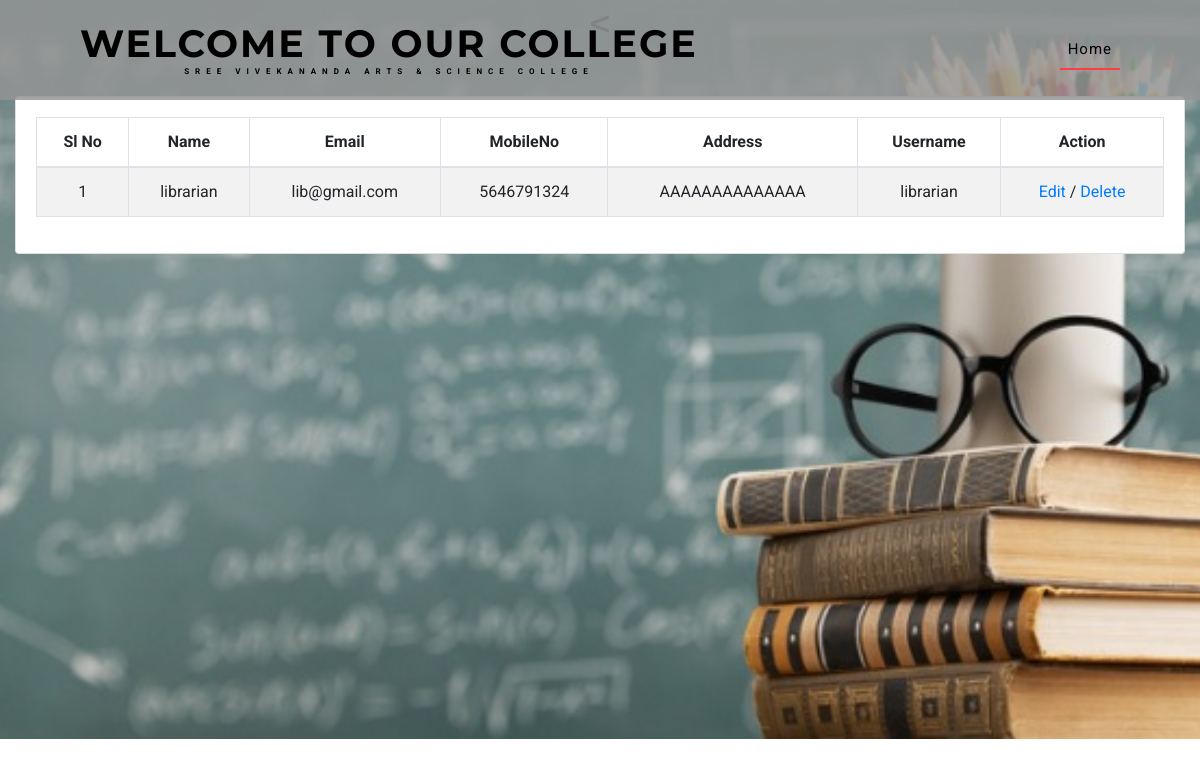
Page /view_lib.php (signed in) on the committed database.
### tables this page shows
CREATE TABLE `tbl_librarian` (
  `lib_id` int(11) NOT NULL,
  `login_id` int(11) NOT NULL,
  `lib_name` varchar(20) NOT NULL,
  `lib_email` varchar(20) NOT NULL,
  `lib_address` varchar(20) NOT NULL,
  `lib_phone` varchar(20) NOT NULL
);

### view_lib.php (the view, shortened to what this page needs)
<?php
include('connect.php');
$query_ret = mysqli_query($con, "SELECT * FROM tbl_librarian JOIN login_tb ON login_tb.login_id=tbl_librarian.login_id ");
?>
<!DOCTYPE html>
<html lang="zxx">
<head>
    <link href="css/bootstrap.css" type="text/css" rel="stylesheet" media="all">
    <link href="css/style.css" type="text/css" rel="stylesheet" media="all">
	<link rel="stylesheet" href="css/owl.theme.css" type="text/css" media="all">
	<link rel="stylesheet" href="css/owl.carousel.css" type="text/css" media="screen" property="" />
    <link href="css/fontawesome-all.min.css" rel="stylesheet">
</head>
<body>
    <div class="banner1">
        <header>
            <nav class="navbar navbar-expand-lg navbar-light bg-gradient-secondary pt-3">
               <h1><a class="navbar-brand" href="index.php">WELCOME TO OUR COLLEGE
							<span> Sree Vivekananda Arts & Science College</span>
						</a></h1>
                <div class="collapse navbar-collapse" id="navbarSupportedContent">
                    <ul class="navbar-nav ml-auto">
								<li class="nav-item active">
									<a class="nav-link" href="officestaff.php">Home
									</a>
								</li>
					</ul>
				</div>
			</nav>
        </header>
<h1 align="center"><</h1></br></br>
<section class="content">
      <div class="container-fluid">
        <div class="card">
            <div class="card-body">
<table id="category_table" class="table table-bordered table-striped">
                <thead>
                <tr>
                  <th style="text-align: center;">Sl No</th>
                  <th style="text-align: center;">Name</th>
                  <th style="text-align: center;">Email</th>
                  <th style="text-align: center;">MobileNo</th>
                  <th style="text-align: center;">Address</th>
                  <th style="text-align: center;">Username</th>
                  <th style="text-align: center;">Action</th>
                </tr>
                </thead>
                <tbody>
                <?php $i = 0; while($data = mysqli_fetch_assoc($query_ret))
                {
                  $i++;
                ?>
                <tr>
                  <td align="center"><?php echo $i; ?></td>
                  <td align="center"><?php echo $data['lib_name']; ?></td>
                  <td align="center"><?php echo $data['lib_email']; ?></td>
                  <td align="center"><?php echo $data['lib_phone']; ?></td>
                  <td align="center"><?php echo $data['lib_address']; ?></td>
                  <td align="center"><?php echo $data['username']; ?></td>
                  <td align="center"><a href="edit_lib.php?sc_id=<?php echo $data['login_id']; ?>">Edit</a> / <a href="delete_lib.php?sd_id=<?php echo $data['login_id']; ?>" onclick="return confirm('Do you want to delete?');" >Delete</a></td>
                </tr>
                <?php } ?>
              </tbody>
            </table>
             </div>
        </div>
      </div>
    </section>
</body>
</html>

### css/style.css (style rules this page uses)
body { margin: 0; font-family: 'Roboto', sans-serif; background: #fff; }
body a, .slider-info a { transition: 0.5s all; -webkit-transition: 0.5s all; -moz-transition: 0.5s all; -o-transition: 0.5s all; -ms-transition: 0.5s all; text-decoration: none; outline: none; }
h1, h2, h3, h4, h5, h6 { margin: 0; font-family: 'Montserrat', sans-serif; }
ul { margin: 0; padding: 0; }
ul { list-style-type: none; }
header h1, { line-height: 0; }
.navbar-light { padding: 1em 5em; position: absolute; z-index: 999; width: 100%; left: 0; background: #949494d6; }
.navbar-light .navbar-nav .nav-link { color: #000 !important; font-weight: 400; font-size: 15px; letter-spacing: 1px; }
.navbar-light .navbar-nav .show>.nav-link, .navbar-light .navbar-nav .active>.nav-link, .navbar-light .navbar-nav .nav-link.show, .navbar-light .navbar-nav .nav-link.active { color: #fff; border-bottom: 2px solid #ff3c41; }
.navbar-light .navbar-brand { color: #000000; font-size: 38px; font-family: 'Montserrat', sans-serif; font-weight: 700; letter-spacing: 2px; text-transform: uppercase; }
a.navbar-brand span { display: block; font-size: 8px; font-family: 'Roboto', sans-serif; letter-spacing: 6px; text-align: center; text-transform: uppercase; }
ul.navbar-nav.ml-auto { margin-top: 0px; }
.banner1 { background: url(../images/qqq.JPG) center no-repeat; -webkit-background-size: cover; -moz-background-size: cover; -o-background-size: cover; -ms-background-size: cover; background-size: cover; position: relative; height: 739px; }

### rows in the picture
tbl_librarian: lib_name "librarian", lib_email "lib@gmail.com", lib_phone "5646791324", lib_address "AAAAAAAAAAAAAA", login_tb.username "librarian"
